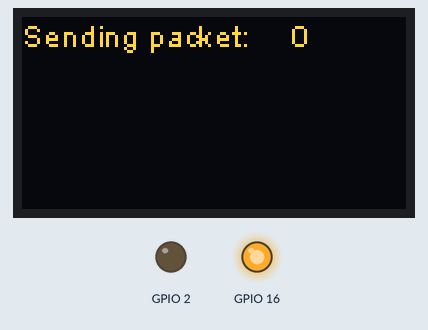
Bench run of a sketch on a simulated ESP32. Shown: 128×64 one-colour display, output pins drawn as LEDs (lit = HIGH). The OLED is the two-colour kind (top 16 rows yellow); no radio packets arrive unless stated; what the sketch prints to the serial monitor is not drawn.

Above: at 1.6 s.
At 10.0 s:
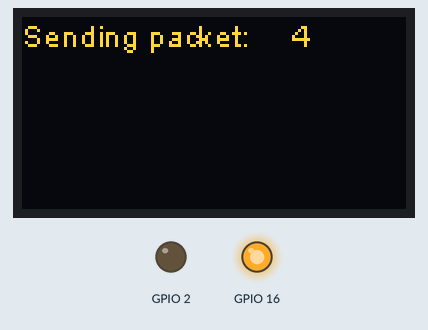
At 20.4 s:
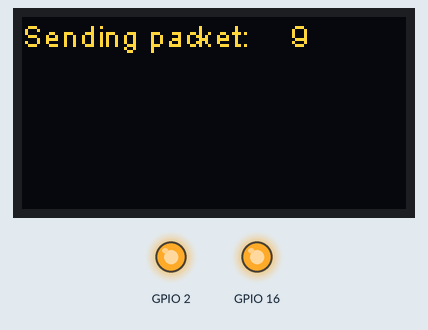
At 37.0 s:
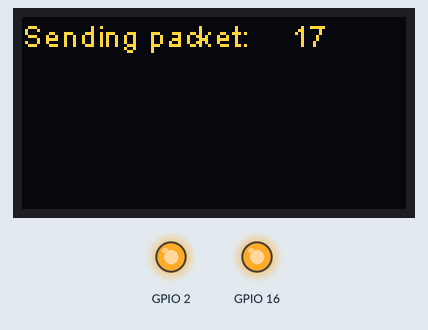
Timing chart, 0 to 40.0 s (numbered marks = the images above):
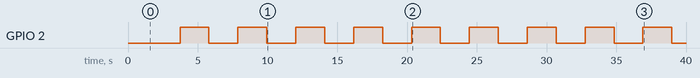

Measured:
- by itself, GPIO 2: alternates HIGH for 2.1 s and LOW for 2.1 s
- what the display in image 0 shows lasts 2.1 s, from 1.6 s to 3.7 s

The sketch:

SendLoRa.ino
```cpp
#include "SPI.h"
#include "LoRa.h"
#include "SSD1306.h"

#define SCK 5 // GPIO5 - SX1278's SCK
#define MISO 19 // GPIO19 - SX1278's MISO
#define MOSI 27 // GPIO27 - SX1278's MOSI
#define SS 18 // GPIO18 - SX1278's CS
#define RST 14 // GPIO14 - SX1278's RESET
#define DI0 26 // GPIO26 - SX1278's IRQ (interrupt request)
#define BAND 915E6 //915Mhz for USA

unsigned int counter = 0;

SSD1306 display (0x3c, 4, 15);
bool last = LOW;
String rssi = "RSSI -";
String packSize = "-";
String packet;


void setup () {
  pinMode (16, OUTPUT);
  pinMode (2, OUTPUT);

  digitalWrite (16, LOW); // set GPIO16 low to reset OLED
  delay (50);
  digitalWrite (16, HIGH); // while OLED is running, GPIO16 must go high

  Serial.begin (115200);
  while (! Serial);
  Serial.println ();
  Serial.println ("LoRa Sender Test");

  SPI.begin (SCK, MISO, MOSI, SS);
  LoRa.setPins (SS, RST, DI0);
  if (! LoRa.begin (BAND)) {
    Serial.println ("Starting LoRa failed!");
    while (1);
  }
  Serial.println ("init ok");
  display.init ();
  display.flipScreenVertically ();
  display.setFont (ArialMT_Plain_10);
  delay (1500);
}

void loop () {
  display.clear ();
  display.setTextAlignment (TEXT_ALIGN_LEFT);
  display.setFont (ArialMT_Plain_10);
  display.drawString (0, 0, "Sending packet:");
  display.drawString (90, 0, String (counter));
  display.display ();

  // send packet
  LoRa.beginPacket ();
  LoRa.print ("Hello World!! ");
  LoRa.print (counter);
  LoRa.endPacket ();

  counter ++;
  digitalWrite (2, last); // toggle the LED.
  delay (2000); // wait for two seconds
  last = !last;
  }
```
